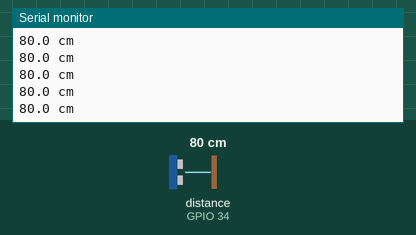
Recording of a sketch running on a simulated ESP32. Parts: the last lines printed to the serial monitor. Wiring (inferred from the names in the program): ultrasonic range finder: trigger GPIO 33; echo GPIO 34. Inputs (shaded band) come from the test bench; at power-on: distance to the obstacle (sensor on GPIO 34) 80 cm. The echo pulse lasts 58.3 µs per cm.

Above: at 1.2 s.
1.3 s: distance to the obstacle (sensor on GPIO 34) set to 2 cm
At 1.71 s:
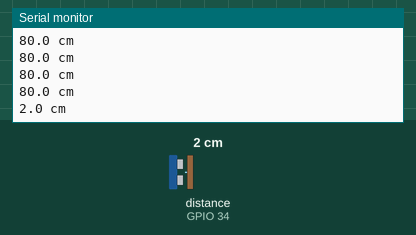
2.8 s: distance to the obstacle (sensor on GPIO 34) set to 4 cm
At 2.97 s:
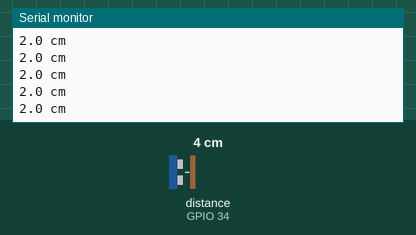
Timing chart, 0 to 5.8 s (numbered marks = the images above; inputs shaded):
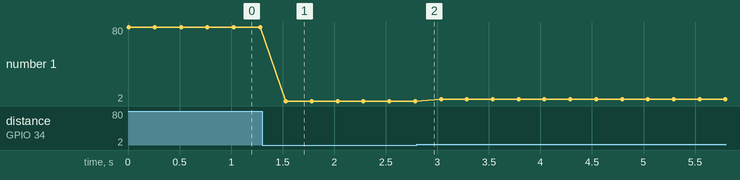

The sketch:

hc-sr04_test.ino
```cpp
#define TRIG_PIN 33
#define ECHO_PIN 34

void setup() {
  Serial.begin(115200);
  pinMode(TRIG_PIN, OUTPUT);
  pinMode(ECHO_PIN, INPUT);
}

void loop() {
  digitalWrite(TRIG_PIN, LOW); delayMicroseconds(3);
  digitalWrite(TRIG_PIN, HIGH); delayMicroseconds(10);
  digitalWrite(TRIG_PIN, LOW);
  unsigned long duration = pulseIn(ECHO_PIN, HIGH, 30000);
  if (duration == 0) Serial.println("No echo");
  else {
    float cm = duration * 0.0343 / 2.0;
    Serial.print(cm, 1); Serial.println(" cm");
  }
  delay(250);
}
```

Measured:
- after the input at 1.3 s, the serial monitor: prints a new line after 0.23 s (image 1)
- plotted number 1: 80 → 2 after the input at 1.3 s, 2 → 4 after the input at 2.8 s
